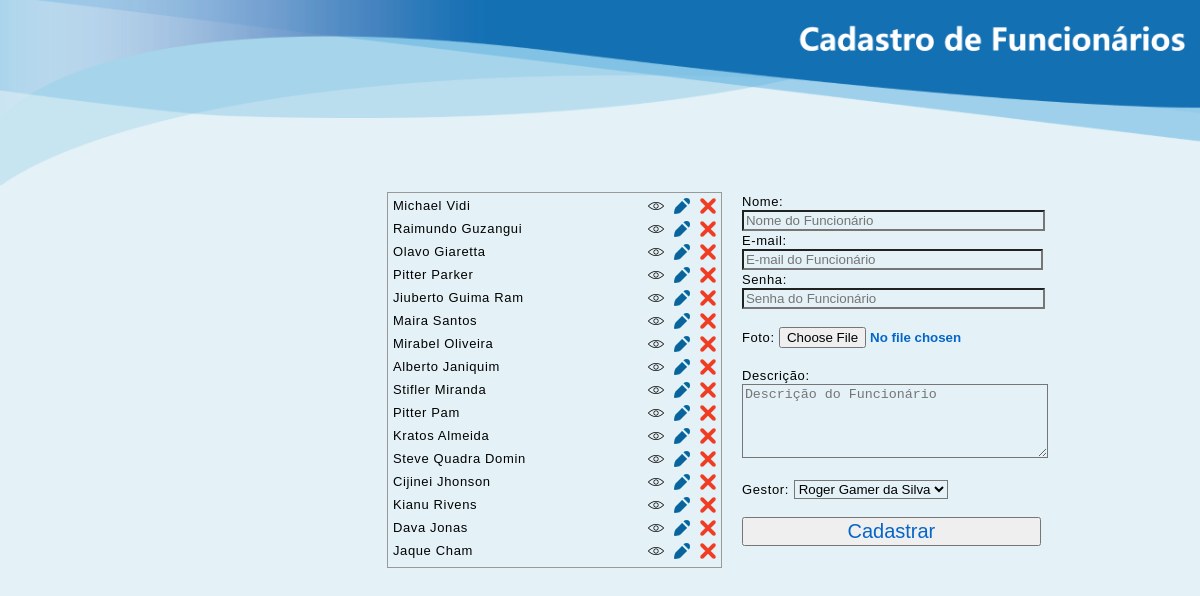
The page / on the database its author committed.
### tables this page shows
CREATE TABLE `funcionario` (
  `idFuncionario` INT PRIMARY KEY NOT NULL AUTO_INCREMENT,
  `nome` varchar(255) NOT NULL,
  `email` varchar(150) NOT NULL,
  `senha` varchar(45) NOT NULL,
  `data_cadastro` datetime NOT NULL,
  `imagem` varchar(100) NOT NULL, 
  `descricao` varchar(255) NOT NULL,
  `id_gestor` int NOT NULL,  
  
   constraint fk_codigo_estoque_control
   
  FOREIGN KEY (id_gestor) REFERENCES gestor (id_gestor)
);

### classes/Funcionario.class.php (called while the page is built, shortened)
<?php
include_once "Conexao.class.php";
include_once "Funcoes.class.php";
class Funcionario {
    private $con;
    public function __construct(){
        $this->con = new Conexao();
    }
    public function querySelect(){
        try{
            $cst = $this->con->conectar()->prepare("SELECT `idFuncionario`, `nome`, `email`, `data_cadastro`, `imagem`, `descricao`, `id_gestor` FROM `funcionario`;");
            $cst->execute();
            return $cst->fetchAll();
        } catch (PDOException $ex) {
            return 'erro '.$ex->getMessage();
        }
    }
}
?>

### classes/Conexao.class.php (called while the page is built)
<?php
class Conexao{
    private $usuario;
    private $senha;
    private $banco;
    private $servidor;
    private static $pdo;
    public function __construct(){
        $this->servidor = "localhost";
        $this->banco = "funcionario";
        $this->usuario = "root";
        $this->senha = "";
    }
    public function conectar(){
        try{
            if(is_null(self::$pdo)){
                self::$pdo = new PDO("mysql:host=".$this->servidor.";dbname=".$this->banco, $this->usuario, $this->senha);
            }
            return self::$pdo;
        } catch (PDOException $ex) {
			echo $ex->getMessage();
        }
    }
}
?>

### classes/Funcoes.class.php (called while the page is built, shortened)
<?php
class Funcoes {
    public function tratarCaracter($vlr, $tipo){
	switch($tipo){
            case 2: $rst = utf8_encode($vlr); break;
        }
        return $rst;
    }
    public function base64($vlr, $tipo){
        switch($tipo){
            case 1: $rst = base64_encode($vlr); break;
        }
        return $rst;
    }
}
?>

### index.php (the view, shortened to what this page needs)
<?php
require_once 'classes/Funcionario.class.php';
require_once 'classes/Funcoes.class.php';
$objFcn = new Funcionario();
$objFcs = new Funcoes();
?>
<!DOCTYPE HTML>
<html lang="pt-br">
<head>
	<link href="css/estilo.css" rel="stylesheet" type="text/css" media="all">
</head>
<body class="body1">
    <header>
        <img class="cabecalho" src="img/cabecalho.png">
    </header>
<div class="tudo1">
<div id="lista">
    <?php foreach($objFcn->querySelect() as $rst){ ?>
    <div class="funcionario">
        <div class="nome"><?=$objFcs->tratarCaracter($rst['nome'], 2)?></div>
        <div class="visualizar"><a href="visu.php" title="Visualizar dados"><img src="img/ico-visu.png" width="16" height="16" alt="Visualizar"></a></div>
        <div class="editar"><a href="?acao=edit&func=<?=$objFcs->base64($rst['idFuncionario'], 1)?>" title="Editar dados"><img src="img/ico-editar.png" width="16" height="16" alt="Editar"></a></div>
        <div class="excluir"><a href="?acao=delet&func=<?=$objFcs->base64($rst['idFuncionario'], 1)?>" title="Excluir esse dado"><img src="img/ico-excluir.png" width="16" height="16" alt="Excluir"></a></div>
    </div>
    <?php } ?>
</div>
<div id="formulario">
    <form name="formCad" action="" method="post">
       	<label>Nome: </label><br>
        <input type="text" name="nome" placeholder="Nome do Funcionário" required="required" style="background-color: #e4f2f7;" value="<?=$objFcs->tratarCaracter((isset($func['nome']))?($func['nome']):(''), 2)?>"><br>
        <label>E-mail: </label><br>
        <input type="mail" name="email" placeholder="E-mail do Funcionário"  required="required" pattern="[a-z0-9._%+-]+@[a-z0-9.-]+\.[a-z]{2,4}$" style="background-color: #e4f2f7;" value="<?=$objFcs->tratarCaracter((isset($func['email']))?($func['email']):(''), 2)?>"><br>
        <?php if(isset($_GET['acao']) <> 'edit'){ ?>
        <label>Senha: </label><br>
        <input type="password" name="senha" placeholder="Senha do Funcionário"  required="required" style="background-color: #e4f2f7;"><br>
        <?php } ?>
        <br><label>Foto: </label> <?=$objFcs->tratarCaracter((isset($func['imagem']))?($func['imagem']):(''), 2)?>
        <input class="button" type="file" name="imagem" required="required"><br><br>
        <label>Descrição:</label><br> <textarea type="text" name="descricao" placeholder="Descrição do Funcionário" style="background-color: #e4f2f7; width: 300px; margin: 0px; height: 68px;"required><?=$objFcs->tratarCaracter((isset($func['descricao']))?($func['descricao']):(''), 2)?></textarea><br><br>
        <label>Gestor:</label> <select name="id_gestor" style="background-color: #e4f2f7; cursor: pointer;">
					<option value="1">Roger Gamer da Silva</option>
				   </select>
        <br> <br>
        <input class="button" type="submit" name="<?=(isset($_GET['acao']) == 'edit')?('btAlterar'):('btCadastrar')?>" value="<?=(isset($_GET['acao']) == 'edit')?('Alterar'):('Cadastrar')?>">
    </form>
</div>
</div>
</body>
</html>

### css/estilo.css (style rules this page uses)
body { letter-spacing: 0.04em; }
.body1 { background-color: #e4f2f7; }
.button { color: #0466C8; font-weight: bold; cursor: pointer; }
.cabecalho { width: 102%; margin-top: -1%; margin-left: -1%; }
.tudo1 { padding-left:32%; }
#lista { font: 13px Verdana, Geneva, sans-serif; border: 1px solid #999; padding: 5px; float: left; width: auto; height: auto; }
#lista .funcionario { height: 16px; }
#lista .funcionario + .funcionario { margin: 7px 0 0 0; }
#lista .funcionario img { border: 0; }
#lista .funcionario .nome { float: left; width: 245px; }
#lista .funcionario .editar { float: left; margin: 0 0 0 10px; }
#lista .funcionario .excluir { float: left; margin: 0 0 0 10px; }
#lista .funcionario .visualizar { float: left; margin: 0 0 0 10px; }
#formulario { float: left; width: 300px; margin: 0 0 0 20px; }
#formulario label { font: 13px Verdana, Geneva, sans-serif; }
#formulario input[name="nome"] { width: 295px; }
#formulario input[name="email"] { width: 293px; }
#formulario input[name="senha"] { width: 295px; }
#formulario input[type="submit"] { font: 20px Verdana, Geneva, sans-serif; width: 299px; }

### rows shown on the page
funcionario: nome "Michael Vidi"
funcionario: nome "Raimundo Guzangui"
funcionario: nome "Olavo Giaretta"
funcionario: nome "Pitter Parker"
funcionario: nome "Jiuberto Guima Ram"
funcionario: nome "Maira Santos"
funcionario: nome "Mirabel Oliveira"
funcionario: nome "Alberto Janiquim"
funcionario: nome "Stifler Miranda"
funcionario: nome "Pitter Pam"
funcionario: nome "Kratos Almeida"
funcionario: nome "Steve Quadra Domin"
funcionario: nome "Cijinei Jhonson"
funcionario: nome "Kianu Rivens"
funcionario: nome "Dava Jonas"
funcionario: nome "Jaque Cham"
